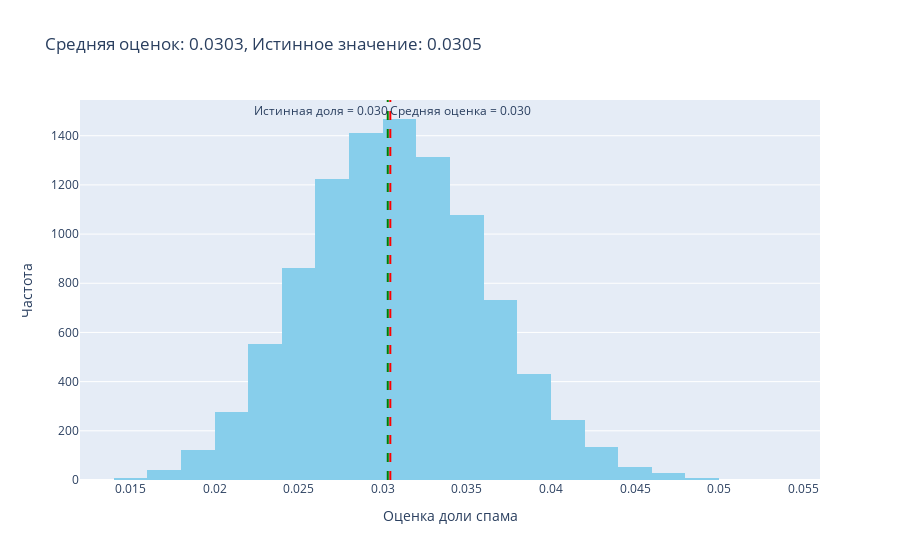

This figure's notebook cell:
### Markdown cell above
__б) [1 балл]__ С помощью функции `np.random.choice` cделайте $10^4$ выборок __с повторениями__ размера $1000$. 

Постройте для каждой оценку доли плохих показов. Считайте, что модератор во время разметки безошибочно определяет значение из колонки `is_spam`. 

Нарисуйте гистограмму для получившегося распределения. Отметьте на ней настоящую долю плохих показов и получившееся у вас среднее. Правда ли, что мы получили несмещённую оценку?

**Hint:** Перейдите от `pandas` к `numpy` и обратите внимание на команду `argsort()`. Такой код будет работать быстрее.

### Code cell
### ╰( ͡° ͜ʖ ͡° )つ▬▬ι═══════  bzzzzzzzzzz

import plotly.graph_objects as go

# параметры сэмплирования
n_samples = 10**4
sample_size = 1000

spam_labels = df['is_spam'].values
shows = df['shows'].values

# Сортируем индексы по убыванию просмотров
sorted_indices = np.argsort(-shows)
sorted_shows = shows[sorted_indices]
cum_shows = np.cumsum(sorted_shows)
total_shows = cum_shows[-1]

p_hat_arr = np.empty(n_samples)

for i in range(n_samples):
    rand_vals = np.random.rand(sample_size) * total_shows
    pos = np.searchsorted(cum_shows, rand_vals, side='right')
    sample_idx = sorted_indices[pos]
    p_hat_arr[i] = spam_labels[sample_idx].mean()

# Истинная доля
true_p = (shows * spam_labels).sum() / shows.sum()

# построим гистограму 
fig = go.Figure()
fig.add_trace(go.Histogram(x=p_hat_arr, nbinsx=30, marker_color='skyblue'))
fig.add_vline(x=true_p, line=dict(color='red', dash='dash'),
              annotation_text=f'Истинная доля = {true_p:.3f}', annotation_position="top left")
fig.add_vline(x=np.mean(p_hat_arr), line=dict(color='green', dash='dash'),
              annotation_text=f'Средняя оценка = {np.mean(p_hat_arr):.3f}', annotation_position="top right")
fig.update_layout(
    title=f'Средняя оценок: {np.mean(p_hat_arr):.4f}, Истинное значение: {true_p:.4f}',
    xaxis_title='Оценка доли спама',
    yaxis_title='Частота'
)
fig.show()

### Figure 1 — Plotly figure (JSON) as saved in the notebook; plotly's stock layout.template omitted (floating-point values rounded to 4 significant figures; data arrays with more than 128 entries replaced by an {"elided": "..."} marker saying what was removed)
{"data": [{"marker": {"color": "skyblue"}, "nbinsx": 30, "type": "histogram", "x": {"elided": "10000 float values"}}], "layout": {"annotations": [{"showarrow": false, "text": "Истинная доля = 0.030", "x": 0.03045, "xanchor": "right", "xref": "x", "y": 1, "yanchor": "top", "yref": "y domain"}, {"showarrow": false, "text": "Средняя оценка = 0.030", "x": 0.0303, "xanchor": "left", "xref": "x", "y": 1, "yanchor": "top", "yref": "y domain"}], "shapes": [{"line": {"color": "red", "dash": "dash"}, "type": "line", "x0": 0.03045, "x1": 0.03045, "xref": "x", "y0": 0, "y1": 1, "yref": "y domain"}, {"line": {"color": "green", "dash": "dash"}, "type": "line", "x0": 0.0303, "x1": 0.0303, "xref": "x", "y0": 0, "y1": 1, "yref": "y domain"}], "title": {"text": "Средняя оценок: 0.0303, Истинное значение: 0.0305"}, "xaxis": {"title": {"text": "Оценка доли спама"}}, "yaxis": {"title": {"text": "Частота"}}}}
